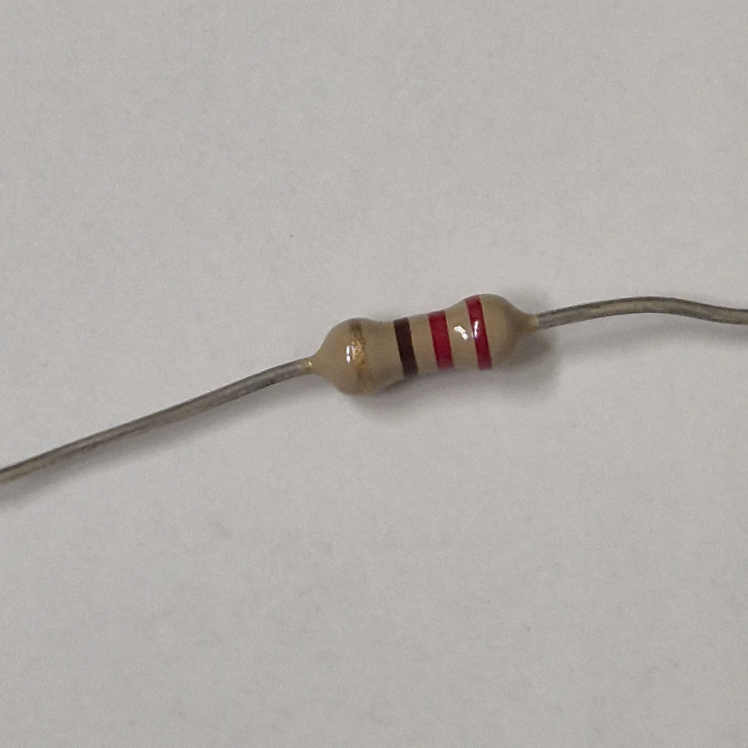
#> input picture dataset/r1/20251020_092534.jpg, 2992 x 2992 px, found by its file name (shown at 1/4 size)
$ python main2.py   (older library calls are emulated)
#> lines starting #> are read from the running program, lines starting #| are printed output that depends on the picture; after the words box and inside, x2 and y2 are one past the last pixel; in counts of white or black regions, pixels touching at a corner belong together
import cv2
import numpy as np
import os

# --- IMPORT DU CALCULATEUR ---
try:
    from lib.main import decode_resistor
except ImportError:
    print("Attention: Module 'resistor_calculator' introuvable.")
    decode_resistor = None


def ensure_dir(p):
    if p and not os.path.exists(p):
        os.makedirs(p)

# =============================================================================
# 1. ANALYSE COULEUR (LOGIQUE MODIFIÉE : ECHANGE SILVER <-> GREY)
# =============================================================================

def get_color_name(h, s, v):
    # --- A. LOGIQUE ARGENT / GRIS (Prioritaire - Inversée selon ta demande précédente) ---
    if v > 70 and s < 60:
        return "grey"  # C'est brillant -> Gris (pour le calculateur)
    if s < 40:
        if v < 50: return "black"
        return "silver" # C'est terne -> Silver (pour le calculateur)
    if v < 50: return "black"

    # --- B. TEINTES ---

    if (0 <= h < 12) or (160 <= h <= 180):
        if s > 80:
            return "red"
        else:
            return "grey" # Si pas saturé, c'est du gris/argent

    elif 12 <= h < 22:
        if v > 180 and s > 90: return "orange"
        return "brown"

    elif 22 <= h < 35:
        if s > 60 and v > 60: return "gold"
        if v < 150: return "brown"
        return "yellow"

    elif 35 <= h < 85: return "green"
    elif 85 <= h < 130: return "blue"

    elif 130 <= h < 160:
        return "violet"

    return "brown"


def analyze_band_color(roi_hsv, rect):
    x, y, w, h = rect
    center_x = x + w // 2
    margin = max(1, w // 4)
    if margin < 1: margin = 1

    # On prend le centre de la bande
    band_crop = roi_hsv[int(h*0.25):int(h*0.75), max(0, center_x-margin):min(roi_hsv.shape[1], center_x+margin)]

    if band_crop.size == 0: return "unknown"

    h_val = np.median(band_crop[:,:,0])
    s_val = np.median(band_crop[:,:,1])
    v_val = np.median(band_crop[:,:,2])

    return get_color_name(h_val, s_val, v_val)


def keep_resistor_body(mask_bin):
    dist = cv2.distanceTransform(mask_bin, cv2.DIST_L2, 5)
    max_val = np.max(dist)
    if max_val == 0: return mask_bin
    _, body_core = cv2.threshold(dist, 0.4 * max_val, 255, cv2.THRESH_BINARY)
    body_core = body_core.astype(np.uint8)
    contours_core, _ = cv2.findContours(body_core, cv2.RETR_EXTERNAL, cv2.CHAIN_APPROX_SIMPLE)
    if not contours_core: return mask_bin
    largest_core = max(contours_core, key=cv2.contourArea)
    core_mask_single = np.zeros_like(mask_bin)
    cv2.drawContours(core_mask_single, [largest_core], -1, 255, -1)
    dilation_size = int(max_val * 0.45)
    kernel = cv2.getStructuringElement(cv2.MORPH_ELLIPSE, (dilation_size * 2, dilation_size * 2))
    restored_body = cv2.dilate(core_mask_single, kernel, iterations=1)
    return cv2.bitwise_and(restored_body, mask_bin)


def remove_glare_and_fill(img_bgr, body_color_bgr):
    hsv = cv2.cvtColor(img_bgr, cv2.COLOR_BGR2HSV)

    lower_white = np.array([0, 0, 200])
    upper_white = np.array([180, 50, 255])
    mask_sat_white = cv2.inRange(hsv, lower_white, upper_white)

    _, _, v = cv2.split(hsv)
    mask_bright = cv2.inRange(v, 240, 255)

    glare_mask = cv2.bitwise_or(mask_sat_white, mask_bright)
    kernel = np.ones((3, 3), np.uint8)
    glare_mask = cv2.dilate(glare_mask, kernel, iterations=1)

    result = img_bgr.copy()
    result[glare_mask > 0] = body_color_bgr
    return result


def get_vertical_projection(roi_img, out_dir=None):
    h, w = roi_img.shape[:2]
    center_mask = np.zeros((h, w), dtype=np.uint8)
    center_mask[int(h * 0.3):int(h * 0.7), int(w * 0.3):int(w * 0.7)] = 255

    b_chan, g_chan, r_chan = cv2.split(roi_img)
    med_b = np.median(b_chan[center_mask > 0])
    med_g = np.median(g_chan[center_mask > 0])
    med_r = np.median(r_chan[center_mask > 0])
    body_bgr = (int(med_b), int(med_g), int(med_r))

    clean_img = remove_glare_and_fill(roi_img, body_bgr)

    if out_dir:
        glare_path = os.path.join(out_dir, "09a_glare_removed.png")
        cv2.imwrite(glare_path, clean_img)

    smooth = cv2.bilateralFilter(clean_img, 5, 75, 75)
    lab = cv2.cvtColor(smooth, cv2.COLOR_BGR2LAB)
    l_chan, a_chan, b_chan = cv2.split(lab)
    masked_l = l_chan[center_mask > 0]
    masked_a = a_chan[center_mask > 0]
    masked_b = b_chan[center_mask > 0]

    if masked_l.size == 0: return np.zeros(w)
    med_l = np.median(masked_l)
    med_a = np.median(masked_a)
    med_b = np.median(masked_b)

    diff_l = np.abs(l_chan.astype(np.float32) - med_l) * 1.0
    diff_a = np.abs(a_chan.astype(np.float32) - med_a) * 2.0
    diff_b = np.abs(b_chan.astype(np.float32) - med_b) * 2.0
    total_diff_map = diff_l + diff_a + diff_b

    gray = cv2.cvtColor(smooth, cv2.COLOR_BGR2GRAY)
    sobelx = np.abs(cv2.Sobel(gray, cv2.CV_32F, 1, 0, ksize=3))
    combined_energy = total_diff_map + (sobelx * 0.6)

    row_start, row_end = int(h * 0.2), int(h * 0.8)
    roi_energy = combined_energy[row_start:row_end, :]
    profile = np.mean(roi_energy, axis=0)

    if np.max(profile) > 0:
        profile = profile / np.max(profile)

    margin_cut = int(w * 0.05)
    profile[0:margin_cut] = 0
    profile[w-margin_cut:w] = 0

    return profile


# =============================================================================
# 2. DÉTECTION SPÉCIALE OR
# =============================================================================

def detect_gold_only(roi_img):
    h, w = roi_img.shape[:2]
    hsv = cv2.cvtColor(roi_img, cv2.COLOR_BGR2HSV)

    lower_gold = np.array([12, 60, 60])
    upper_gold = np.array([38, 255, 255])

    mask = cv2.inRange(hsv, lower_gold, upper_gold)

    margin_cut = int(w * 0.06)
    mask[:, 0:margin_cut] = 0
    mask[:, w-margin_cut:w] = 0

    kernel_v = cv2.getStructuringElement(cv2.MORPH_RECT, (1, 5))
    mask = cv2.morphologyEx(mask, cv2.MORPH_OPEN, kernel_v)
    mask = cv2.dilate(mask, kernel_v, iterations=2)

    contours, _ = cv2.findContours(mask, cv2.RETR_EXTERNAL, cv2.CHAIN_APPROX_SIMPLE)

    gold_rects = []
    for c in contours:
        x, y, bw, bh = cv2.boundingRect(c)
        if bh > h * 0.4:
             if bw < w * 0.20 and bw > w * 0.02:
                gold_rects.append((x, 0, bw, h))

    return gold_rects


def rects_overlap(r1, r2, threshold=0.3):
    x1, _, w1, _ = r1
    x2, _, w2, _ = r2
    start = max(x1, x2)
    end = min(x1 + w1, x2 + w2)
    if end < start: return False
    overlap_w = end - start
    min_w = min(w1, w2)
    return overlap_w > (min_w * threshold)


# =============================================================================
# 3. FONCTION PRINCIPALE
# =============================================================================

def find_bands(roi_img, out_dir=None):
    h, w = roi_img.shape[:2]

    # --- A. Projection Standard ---
    profile = get_vertical_projection(roi_img, out_dir)
    THRESHOLD = 0.28

    band_mask_1d = (profile > THRESHOLD).astype(np.uint8)
    band_mask_1d = band_mask_1d.reshape(1, -1)
    kernel = np.ones((1, 3), np.uint8)
    band_mask_1d = cv2.dilate(band_mask_1d, kernel, iterations=1)
    band_mask_1d = cv2.erode(band_mask_1d, kernel, iterations=1)
    band_mask_1d = band_mask_1d.flatten()

    MIN_BAND_WIDTH = w * 0.03
    standard_rects = []
    in_band = False
    start_x = 0

    for x in range(w):
        val = band_mask_1d[x]
        if val > 0 and not in_band:
            in_band = True
            start_x = x
        elif val == 0 and in_band:
            in_band = False
            end_x = x
            width = end_x - start_x
            if width > MIN_BAND_WIDTH:
                standard_rects.append((start_x, 0, width, h))

    if in_band:
        width = w - start_x
        if width > MIN_BAND_WIDTH:
            standard_rects.append((start_x, 0, width, h))

    # --- B. Détection Or Spécifique ---
    gold_rects = detect_gold_only(roi_img)

    # --- C. Fusion et Analyse Couleur ---
    final_rects = []
    roi_hsv = cv2.cvtColor(roi_img, cv2.COLOR_BGR2HSV)

    # 1. Ajout des standards
    for r in standard_rects:
        c_name = analyze_band_color(roi_hsv, r)
        final_rects.append({'rect': r, 'color': c_name, 'source': 'std'})

    # 2. Fusion des Golds
    for g_rect in gold_rects:
        merged = False
        for i, item in enumerate(final_rects):
            s_rect = item['rect']
            if rects_overlap(g_rect, s_rect, threshold=0.2):
                if item['color'] in ['brown', 'orange', 'unknown']:
                    final_rects[i] = {'rect': g_rect, 'color': 'gold', 'source': 'gold'}
                merged = True
                break
        if not merged:
            final_rects.append({'rect': g_rect, 'color': 'gold', 'source': 'gold'})

    final_rects.sort(key=lambda x: x['rect'][0])

    result_colors = [x['color'] for x in final_rects]
    result_rects = [x['rect'] for x in final_rects]

    # --- D. Heuristique de dernier recours ---
    if len(result_colors) == 4 and result_colors[-1] == 'brown':
        result_colors[-1] = 'gold'
        final_rects[-1]['source'] = 'correction'

    # --- VISUALISATION ---
    vis = roi_img.copy()
    for i, rect in enumerate(result_rects):
        x, y, wb, hb = rect
        color_name = result_colors[i]

        src = final_rects[i].get('source', 'std')
        if src == 'gold': box_c = (0, 255, 255)
        elif src == 'correction': box_c = (255, 255, 0)
        else: box_c = (0, 255, 0)

        cv2.rectangle(vis, (x, 0), (x + wb, h), box_c, 2)
        cv2.putText(vis, color_name, (x, 15), cv2.FONT_HERSHEY_SIMPLEX, 0.4, (0, 0, 255), 1)

    points = []
    for x in range(w):
        val = profile[x]
        graph_y = int(h - (val * h))
        points.append((x, graph_y))
    if points:
        cv2.polylines(vis, [np.array(points)], False, (255, 255, 255), 1)

    thresh_y = int(h - (THRESHOLD * h))
    cv2.line(vis, (0, thresh_y), (w, thresh_y), (255, 0, 0), 1)

    return result_colors, result_rects, vis


def isolate_rotate_resize_debug_body(
        img_path,
        out_dir="debug_out",
        thresh_method="auto"
):
#> called with img_path = 'dataset/r1/20251020_092534.jpg', out_dir = 'debug_out', thresh_method = 'auto'
    ensure_dir(out_dir)
    img = cv2.imread(img_path)
#> img is the input picture: shape (2992, 2992, 3); mean B, G, R 171.4, 175, 179.5
    if img is None: return

    gray = cv2.cvtColor(img, cv2.COLOR_BGR2GRAY)
    if thresh_method == "auto":
        _, th = cv2.threshold(255 - gray, 0, 255, cv2.THRESH_BINARY + cv2.THRESH_OTSU)
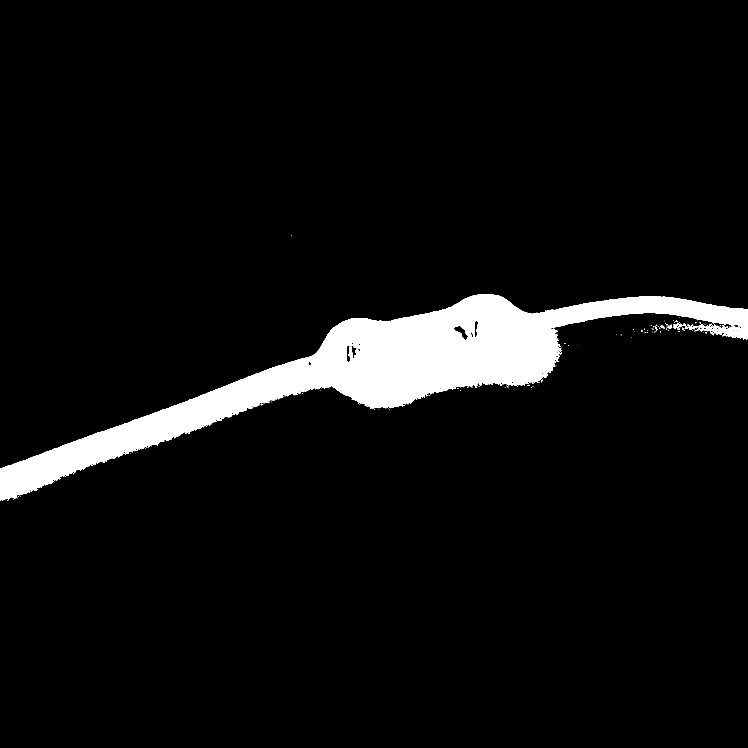
#> th: shape (2992, 2992) (shown at 1/4 size); 5.8% white; 174 white regions (152 under 20 px), largest, box (x1, y1, x2, y2) and area: (0, 1176, 2992, 2004) 513515, (2692, 1292, 2727, 1313) 289, (2673, 1299, 2689, 1316) 119
    else:
        _, th = cv2.threshold(255 - gray, 30, 255, cv2.THRESH_BINARY)

    kernel = cv2.getStructuringElement(cv2.MORPH_RECT, (3, 3))
    th_clean = cv2.morphologyEx(th, cv2.MORPH_OPEN, kernel, iterations=1)
    body_mask = keep_resistor_body(th_clean)
#> in keep_resistor_body, `max_val = np.max(dist)`: max_val = 161.9
#> in keep_resistor_body, `contours_core, _ = cv2.findContours(body_core, cv2.RETR_EXTERNAL, cv2...`: contours_core = 2 contours; box (x1, y1, x2, y2) and area: (1398, 1242, 2156, 1561) 93429, (1309, 1446, 1333, 1480) 401
#> in keep_resistor_body, `largest_core = max(contours_core, key=cv2.contourArea)`: largest_core = contour of 783 points, box (x1, y1, x2, y2) (1398, 1242, 2156, 1561), area 93429
#> in keep_resistor_body, `dilation_size = int(max_val * 0.45)`: dilation_size = 72

    contours, _ = cv2.findContours(body_mask, cv2.RETR_EXTERNAL, cv2.CHAIN_APPROX_SIMPLE)
#> contours = 4 contours, 3 with area under 20; largest, box (x1, y1, x2, y2) and area: (1327, 1176, 2228, 1632) 245956
    if not contours: return
    c = max(contours, key=cv2.contourArea)
#> c = contour of 1380 points, box (x1, y1, x2, y2) (1327, 1176, 2228, 1632), area 245956
    rect = cv2.minAreaRect(c)
#> rect = ((1766.2, 1400.4), (912.9, 365.8), -12.48)
    (cx, cy), (rw, rh), angle = rect
#> cx = 1766.2; cy = 1400.4; rw = 912.9; rh = 365.8; angle = -12.48
    if rw < rh:
        angle += 90.0
        rw, rh = rh, rw

    (h_img, w_img) = img.shape[:2]
    M = cv2.getRotationMatrix2D((w_img // 2, h_img // 2), angle, 1.0)
#> M = [[0.976, -0.216, 358.5], [0.216, 0.976, -287.8]]
    cos, sin = abs(M[0, 0]), abs(M[0, 1])
#> cos = 0.976; sin = 0.216
    nW = int((h_img * sin) + (w_img * cos))
#> nW = 3567
    nH = int((h_img * cos) + (w_img * sin))
#> nH = 3567
    M[0, 2] += (nW / 2) - w_img // 2
    M[1, 2] += (nH / 2) - h_img // 2
    rot = cv2.warpAffine(img, M, (nW, nH), borderValue=(255, 255, 255))
    rot_body = cv2.warpAffine(body_mask, M, (nW, nH), flags=cv2.INTER_NEAREST, borderValue=0)

    contours_r, _ = cv2.findContours(rot_body, cv2.RETR_EXTERNAL, cv2.CHAIN_APPROX_SIMPLE)
#> contours_r = 2 contours, 1 with area under 20; largest, box (x1, y1, x2, y2) and area: (1612, 1565, 2525, 1932) 245946
    if not contours_r: return
    c_r = max(contours_r, key=cv2.contourArea)
#> c_r = contour of 1724 points, box (x1, y1, x2, y2) (1612, 1565, 2525, 1932), area 245946
    x, y, w_box, h_box = cv2.boundingRect(c_r)
#> x = 1612; y = 1565; w_box = 913; h_box = 367

    crop_margin = int(w_box * 0.10)
#> crop_margin = 91
    x_roi = x + crop_margin
#> x_roi = 1703
    y_roi = y
#> y_roi = 1565
    w_roi = w_box - (2 * crop_margin)
#> w_roi = 731
    h_roi = h_box
#> h_roi = 367
    if w_roi < 10: w_roi = w_box; x_roi = x
    roi = rot[y_roi: y_roi + h_roi, x_roi: x_roi + w_roi]
    cv2.imwrite(os.path.join(out_dir, "07_roi_body.png"), roi)

    print("Running Analysis...")
    colors, rects, debug_vis = find_bands(roi, out_dir=out_dir)
#> in get_vertical_projection, `b_chan, g_chan, r_chan = cv2.split(roi_img)`:
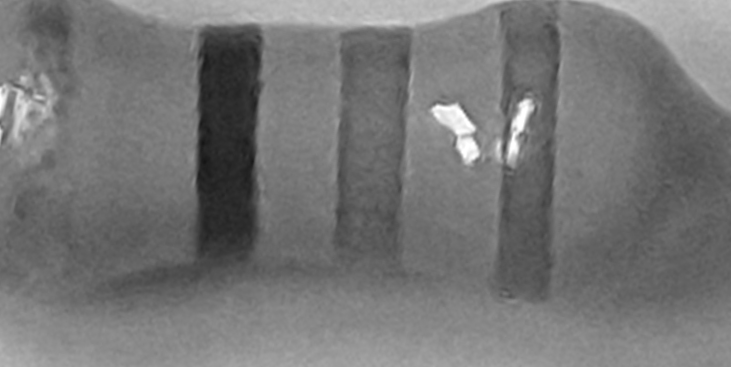
#> r_chan: shape (367, 731); min 20, max 255, mean 117.5
#> in get_vertical_projection, `med_b = np.median(b_chan[center_mask > 0])`: med_b = 72
#> in get_vertical_projection, `med_g = np.median(g_chan[center_mask > 0])`: med_g = 91
#> in get_vertical_projection, `med_r = np.median(r_chan[center_mask > 0])`: med_r = 112
#> in get_vertical_projection, `body_bgr = (int(med_b), int(med_g), int(med_r))`: body_bgr = (72, 91, 112)
#> in get_vertical_projection, `l_chan, a_chan, b_chan = cv2.split(lab)`:
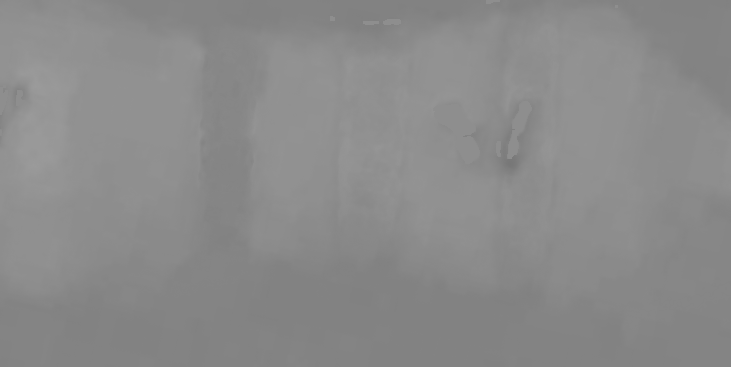
#> b_chan: shape (367, 731); min 119, max 155, mean 138.3
#> in get_vertical_projection, `med_l = np.median(masked_l)`: med_l = 102
#> in get_vertical_projection, `med_a = np.median(masked_a)`: med_a = 134
#> in get_vertical_projection, `med_b = np.median(masked_b)`: med_b = 142
#> in get_vertical_projection, `roi_energy = combined_energy[row_start:row_end, :]`:
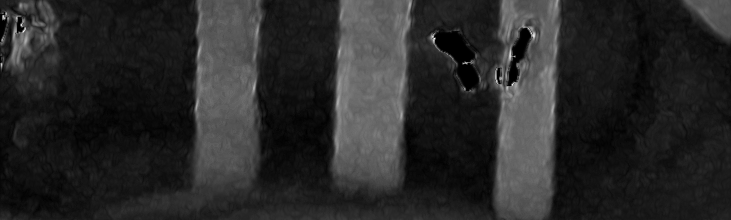
#> roi_energy: shape (220, 731) float32; min 0.6, max 282.6, mean 46.3; drawn with min black and max white
#> in get_vertical_projection, `profile = np.mean(roi_energy, axis=0)`: profile = 731 values, max 117 at index 506, min 18.64 at index 0, mean 46.27
#> in get_vertical_projection, `profile = profile / np.max(profile)`: profile = 731 values, max 1 at index 506, min 0.159 at index 0, mean 0.395
#> in find_bands, `profile = get_vertical_projection(roi_img, out_dir)`: profile = 731 values, max 1 at index 506, min 0 at index 0, mean 0.364
#> in find_bands, `band_mask_1d = (profile > THRESHOLD).astype(np.uint8)`: band_mask_1d = 731 values, max 1 at index 36, min 0 at index 0, mean 0.332
#> the loop in find_bands, `for x in range(w):` made 731 passes
#> val on passes 1 to 4: 0, 0, 0, 0
#> after the loop in find_bands, `for x in range(w):`: end_x = 695; in_band = False; standard_rects = [(192, 0, 70, 367), (331, 0, 81, 367), (492, 0, 68, 367)]; start_x = 693; width = 2
#> in detect_gold_only, `mask = cv2.dilate(mask, kernel_v, iterations=2)`:
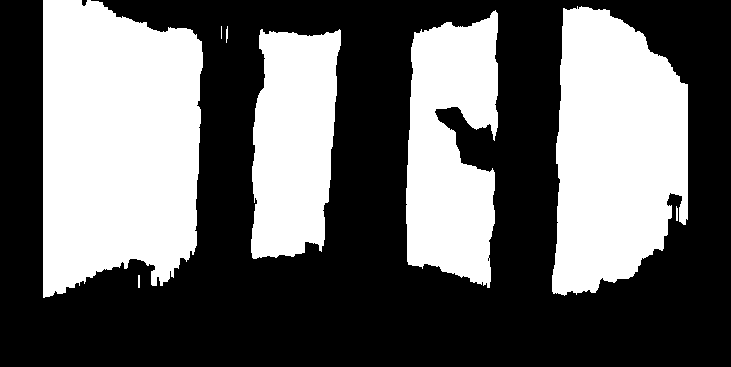
#> mask: shape (367, 731); 40% white; 8 white regions (1 under 20 px)
#> in detect_gold_only, `contours, _ = cv2.findContours(mask, cv2.RETR_EXTERNAL, cv2.CHAIN_APPR..`: contours = 8 contours, 4 with area under 20; largest, box (x1, y1, x2, y2) and area: (43, 0, 203, 298) 39974, (552, 6, 688, 296) 30084, (406, 10, 498, 288) 19054, (251, 29, 341, 259) 16424
#> the loop in detect_gold_only, `for c in contours:` made 8 passes
#> (x, y, bw, bh) on passes 2, 3, 4, 6: (676, 206, 2, 15), (251, 29, 90, 230), (226, 26, 2, 17), (406, 10, 92, 278)
#> after the loop in detect_gold_only, `for c in contours:`: gold_rects = [(251, 0, 90, 367), (406, 0, 92, 367), (552, 0, 136, 367)]
#> the loop in find_bands, `for r in standard_rects:` made 3 passes
#> (r, x in analyze_band_color, w in analyze_band_color, center_x in analyze_band_color, h_val in analyze_band_color, s_val in analyze_band_color, v_val in analyze_band_color) on passes 1 to 3: ((192, 0, 70, 367), 192, 70, 227, 4, 124, 44), ((331, 0, 81, 367), 331, 81, 371, 176, 201, 101), ((492, 0, 68, 367), 492, 68, 526, 175, 188, 96)
#> after the loop in find_bands, `for r in standard_rects:`: final_rects = 3 items
#> the loop in find_bands, `for g_rect in gold_rects:` made 3 passes
#> g_rect on passes 1 to 3: (251, 0, 90, 367), (406, 0, 92, 367), (552, 0, 136, 367)
#> after the loop in find_bands, `for g_rect in gold_rects:`: final_rects = 6 items
#> in find_bands, `result_colors = [x['color'] for x in final_rects]`: result_colors = ['black', 'gold', 'red', 'gold', 'red', 'gold']
#> in find_bands, `result_rects = [x['rect'] for x in final_rects]`: result_rects = [(192, 0, 70, 367), (251, 0, 90, 367), (331, 0, 81, 367), (406, 0, 92, 367), (492, 0, 68, 367), (552, 0, 136, 367)]
#> the loop in find_bands, `for i, rect in enumerate(result_rects):` made 6 passes
#> (rect, x, wb, color_name, src, box_c) on passes 1 to 4: ((192, 0, 70, 367), 192, 70, 'black', 'std', (0, 255, 0)), ((251, 0, 90, 367), 251, 90, 'gold', 'gold', (0, 255, 255)), ((331, 0, 81, 367), 331, 81, 'red', 'std', (0, 255, 0)), ((406, 0, 92, 367), 406, 92, 'gold', 'gold', (0, 255, 255))
#> after the loop in find_bands, `for i, rect in enumerate(result_rects):`:
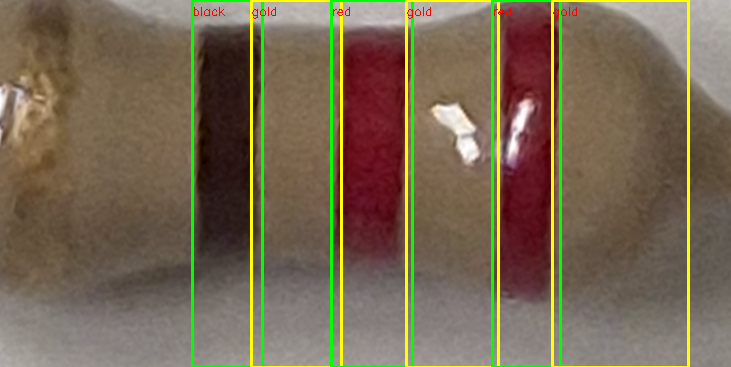
#> vis: shape (367, 731, 3); mean B, G, R 80.4, 104.9, 118
#> the loop in find_bands, `for x in range(w):` made 731 passes
#> (val, graph_y) on passes 1 to 3: (0, 367), (0, 367), (0, 367)
#> after the loop in find_bands, `for x in range(w):`: points = 731 pairs, first value 0 to 730, second value 0 to 367
#> in find_bands, `cv2.line(vis, (0, thresh_y), (w, thresh_y), (255, 0, 0), 1)`:
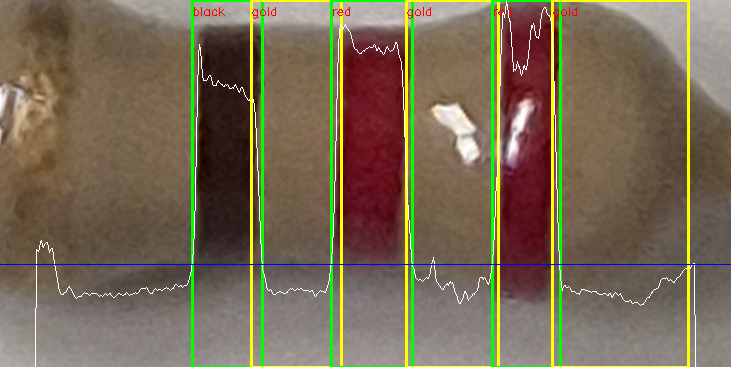
#> vis: shape (367, 731, 3); mean B, G, R 82.9, 106.2, 119.2
#> colors = ['black', 'gold', 'red', 'gold', 'red', 'gold']; rects has the same summary as result_rects in find_bands

    #print(f"Found {len(colors)} bands.")
    #print(f"Colors: {colors}")
    cv2.imwrite(os.path.join(out_dir, "09_bands_detected.png"), debug_vis)

    if decode_resistor and len(colors) >= 3:
        #print("\n--- CALCULATEUR ---")
        best_match, history = decode_resistor(colors)
        if not best_match.get("error"):
            #print(f"Résistance: {best_match['ohms']} Ohms")
            #print(f"Tolérance: {best_match['tolerance_pct']}%")
            return {
            "resistance": best_match["ohms"],
            "unit": "Ω",
            "tolerance": f"±{best_match['tolerance_pct']}%",
            "colors": colors
        }
        else:
            #print("Erreur décodage:", best_match.get("reason"))
            rev_colors = list(reversed(colors))
            match2, _ = decode_resistor(rev_colors)
            if not match2.get("error"):
                #print(f" -> (Sens Inverse) {match2['ohms']} Ohms")
                return {
                    "resistance": match2["ohms"],
                    "unit": "Ω",
                    "tolerance": f"±{match2['tolerance_pct']}%",
                    "colors": colors
                }
    else:
        #print("Pas assez de bandes ou calculateur absent.")
        return "errors"


if __name__ == "__main__":
    print(isolate_rotate_resize_debug_body(
        img_path="dataset/r1/20251020_092534.jpg",
        out_dir="debug_out",
    ))
#> (the call stopped at in isolate_rotate_resize_debug_body, `best_match, history = decode_resistor(colors)`: lib is not available in this run)
